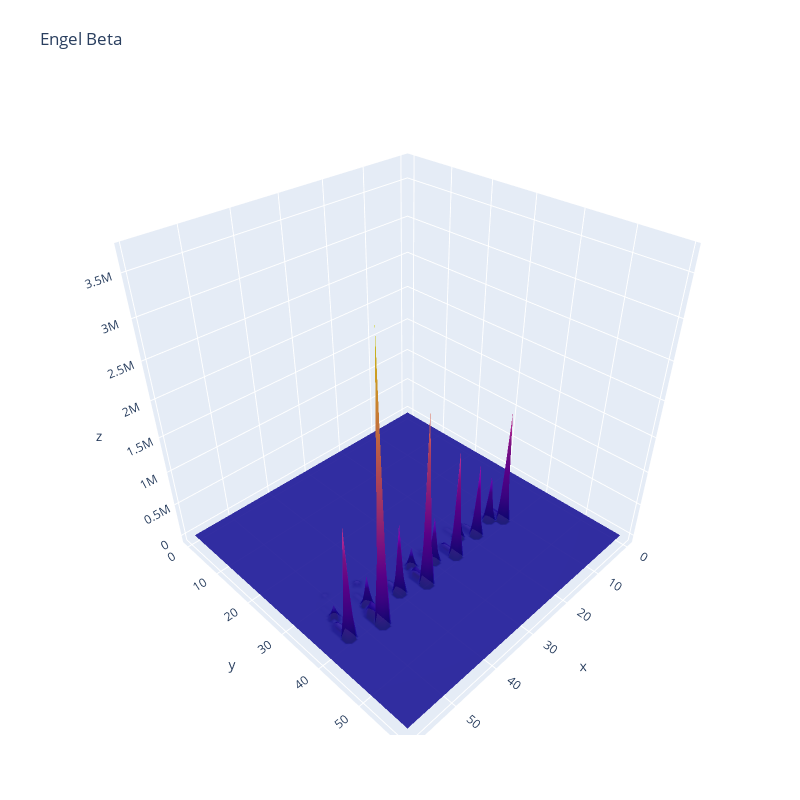

Notebook cell for this chart:
### Code cell
fig = go.Figure(data=[
    go.Surface(z=Z_engel_beta, x=X, y=Y, showscale=False, opacity=0.9)
])

#fig = go.Figure(data=[
#    go.Surface(z=Z_engel_beta-Z_beta, x=X, y=Y, showscale=False, opacity=0.9)
#])

fig.update_layout(title='Engel Beta', autosize=True,
                  width=800, height=800,
                  margin=dict(l=65, r=50, b=65, t=90))
fig.show()

### Figure 1 — Plotly figure (JSON) as saved in the notebook; plotly's stock layout.template omitted (floating-point values rounded to 4 significant figures; data arrays with more than 128 entries replaced by an {"elided": "..."} marker saying what was removed)
{"data": [{"opacity": 0.9, "showscale": false, "type": "surface", "x": {"elided": "60x60 int values"}, "y": {"elided": "60x60 int values"}, "z": {"elided": "60x60 float values"}}], "layout": {"autosize": true, "height": 800, "margin": {"b": 65, "l": 65, "r": 50, "t": 90}, "title": {"text": "Engel Beta"}, "width": 800}}
